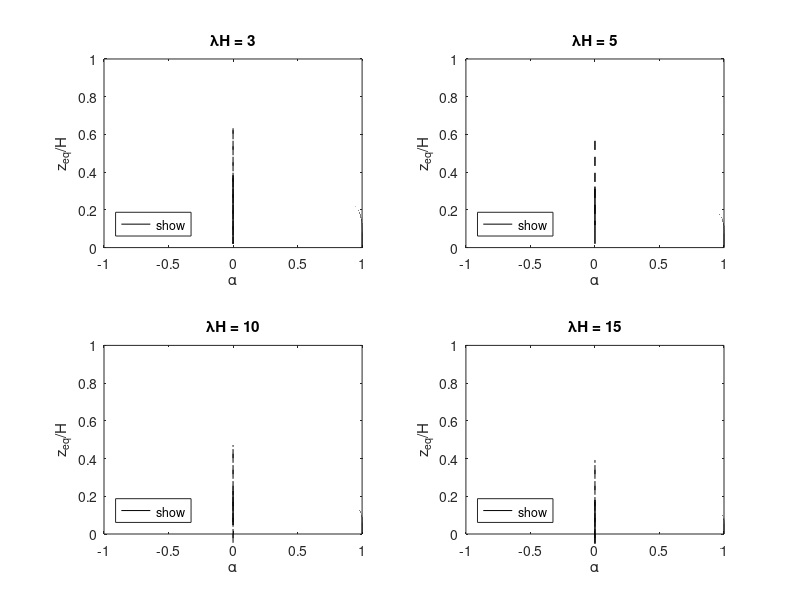

Write the MATLAB code that produced this figure.
% Clear variables and close figures
clearvars; close all; clc;

% Constants
H = 50;
xi = 0.05;
Vzero = 100; % m/s
Vzero_complex = Vzero * sqrt(1 + (2 * 1i * xi));

% Parameters
alpha = -10:1e-5:1;        
lambdaH_vec = [3, 5, 10, 15];

% Precompute terms
A      = 1 ./ (1 - alpha);
ratio  = 1 - alpha;
fhomo  = (Vzero_complex .* A) ./ (4 * H);


% Figure: z_eq/H vs alpha 
figure(1); clf;
for k = 1:numel(lambdaH_vec)
     lambda_H = lambdaH_vec(k);     % dimensionless: lambda_H = H * lambda
     lambda   = lambda_H / H;       % <-- corrected per-subplot lambda

     fsin   = (H .* sqrt((exp(-2 * H * lambda) .* ...
        (4 .* exp(H * lambda) .* alpha .* (pi^4 + 6 * H^2 * pi^2 * lambda^2 + 8 * H^4 * lambda^4) ...
        - alpha.^2 .* (pi^4 + 9 * H^2 * pi^2 * lambda^2 + 8 * H^4 * lambda^4) ...
        + exp(2 * H * lambda) .* (8 * H^5 * lambda^5 + pi^4 .* ((-4 + alpha) .* alpha + 2 * H * lambda) ...
        + H^2 * pi^2 * lambda^2 .* ((-16 + alpha) .* alpha + 10 * H * lambda)))) ./ ...
        (H^3 * lambda .* (pi^4 + 5 * H^2 * pi^2 * lambda^2 + 4 * H^4 * lambda^4)))) ./ sqrt(2);

    den_common = fhomo - (fsin .* fhomo);


    % High-frequency branch
    zeq_H_high = log(alpha + ((lambda_H .* alpha) ./ (-lambda_H - log(-1 + alpha) + log(-exp(lambda_H) + alpha)))) ./ lambda_H;

    % Low-frequency branch (handle zero/near-zero denominators)
    den = den_common;
    near_zero = abs(den) < eps;         % logical mask
    zeq_H_low = zeros(size(alpha));
    zeq_H_low(~near_zero) = log((fhomo(~near_zero) .* alpha(~near_zero)) ./ den(~near_zero)) ./ lambda_H;
    zeq_H_low(near_zero) = -1e6;        % large negative instead of -inf

    % Replace NaNs with large negative for visualization
    zeq_H_high(isnan(zeq_H_high)) = -1e6;

    % Plot
    subplot(2,2,k); hold on; box on;
    plot(alpha, real(zeq_H_high), 'k-',  'DisplayName','High Frequency');
    plot(alpha, real(zeq_H_low),  'k--', 'DisplayName','Low Frequency');
    xlabel('\alpha'); ylabel('z_{eq}/H');
    title(sprintf('\\lambdaH = %g', lambda_H));
    xlim([-1 1]); ylim([0 1]);
    legend('show','Location','southwest');
end
